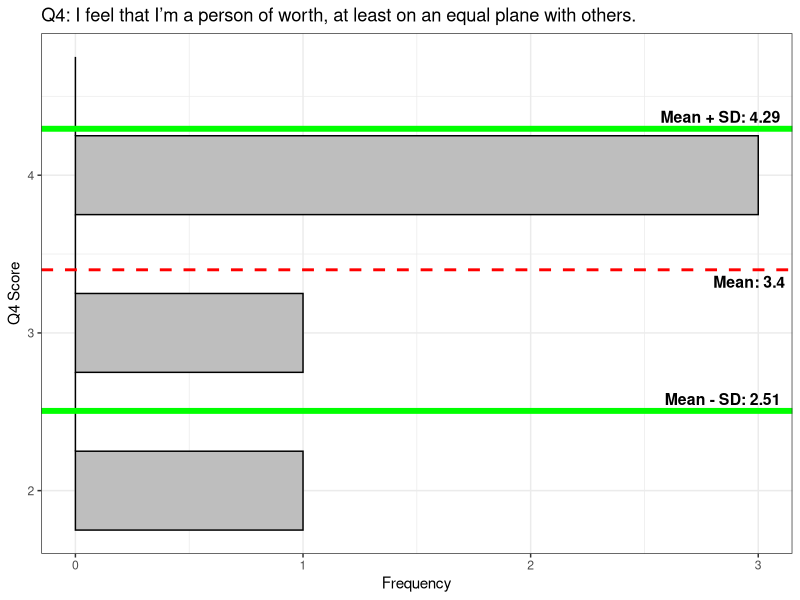
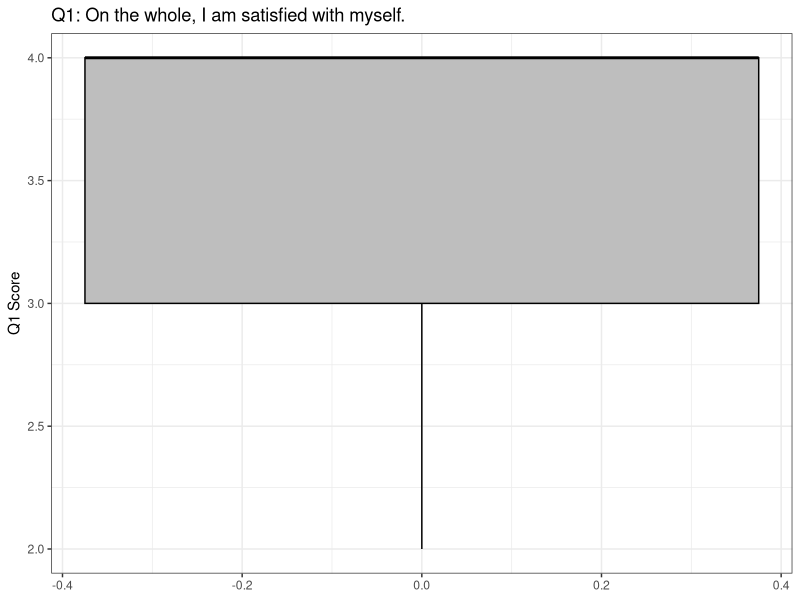

Generate these figures, in order, with R:
install.packages("psych")
install.packages("modeest")
library(tidyverse)
library(psych)
library(modeest)

# Load local CSV and assign to dataframe "df"

df <- read.csv("week2_data_set_rosenberg_SES.csv")

# 1. Generate descriptive statistics for Q5, including the
# mean, median, variance, and standard deviation

describe(df$q5, 
         na.rm = TRUE, 
         interp=FALSE,
         skew = TRUE, 
         ranges = TRUE,
         trim=.1,
         type=3,
         check=TRUE,
         fast=NULL,
         quant=NULL,
         IQR=FALSE,
         omit=FALSE,
         data=NULL)

# 2. Hand calculate the mean for Q4.
# m = ∑x / n

q4mean <- sum(4, 4, 2, 4, 3) / 5
print(q4mean)

# 3. What is the median for Q4? The mode?

describe(df)

q4mode <- c(4, 4, 2, 4, 3)
mode <- mlv(q4mode, method = "mfv") # Most Frequent Value
print(mode)

# 4. Hand calculate the variance for Q4. Remember, you
# already have the mean!
# S2 = ∑(xi - xmean)2 / n-1

q4var <- sum(
  (4 - q4mean)^2,
  (4 - q4mean)^2,
  (2 - q4mean)^2,
  (4 - q4mean)^2,
  (3 - q4mean)^2
) / 4

print(q4var)

# 5. Calculate the standard deviation using the variance. 
# What is the SD of Q4?
# S = sqrt∑(Xi - Xmean)2 / n-1

q4sd <- sqrt(q4var)
round(q4sd, 2)

# 6. Create a histogram for Q4

df %>%
  ggplot(aes(x = q4)) +
  geom_histogram(binwidth = 0.5, 
                fill = "grey", 
                color = "black") +
  
  coord_flip() +
  
  geom_vline(aes(xintercept = q4mean), 
            color = "red", 
            linetype = "dashed", 
            linewidth = 1) +
  
  geom_vline(aes(xintercept = q4mean + q4sd), 
            color = "green", 
            linetype = "solid", 
            linewidth = 2) +
  
  geom_vline(aes(xintercept = q4mean - q4sd), 
            color = "green", 
            linetype = "solid", 
            linewidth = 2,) +
  
  annotate("text", 
          x = q4mean, 
          y = Inf, 
          label = paste("Mean:", round(q4mean, 2)),
          color = "#000000",
          fontface = "bold",
          vjust = 1.5, 
          hjust = 1.1, 
          size = 4) +
  
  annotate("text", 
           x = q4mean + q4sd, 
           y = Inf, 
           label = paste("Mean + SD:", round(q4mean + q4sd, 2)),
           color = "#000000",
           fontface = "bold",
           vjust = -0.5, 
           hjust = 1.1, 
           size = 4) +
  
  annotate("text", 
           x = q4mean - q4sd, 
           y = Inf, 
           label = paste("Mean - SD:", round(q4mean - q4sd, 2)),
           color = "#000000",
           fontface = "bold", 
           vjust = -0.5, 
           hjust = 1.1, 
           size = 4) +
  
  labs(title = "Q4: I feel that I’m a person of worth, at least on an equal plane with others.",
        x = "Q4 Score",
        y = "Frequency") +
  
  theme_bw()

# 7. Add the mean and the standard deviation to the plot.

# 8. Create a boxplot for Q1.

df %>%
  ggplot(aes(x = q1)) +
  geom_boxplot(fill = "grey", color = "black") +
  coord_flip() +
  labs(title = "Q1: On the whole, I am satisfied with myself.",
       x = "Q1 Score") +
  theme_bw()
